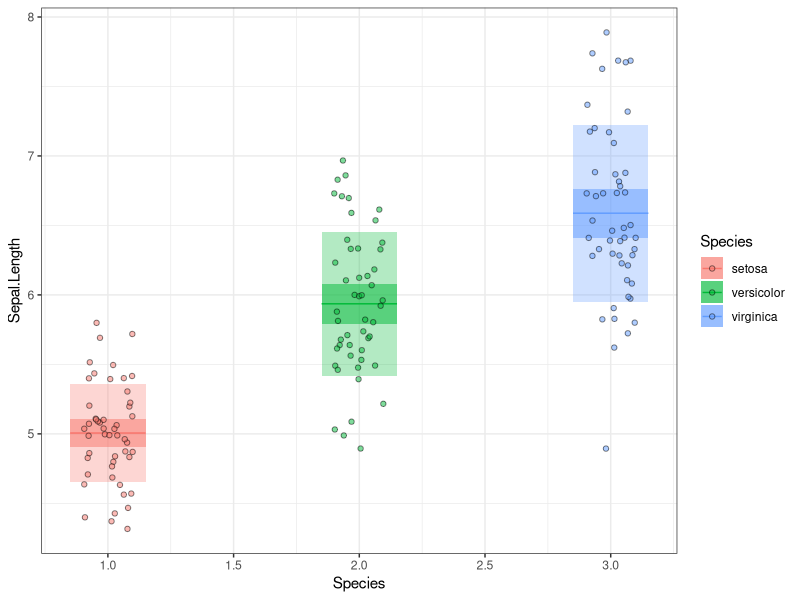
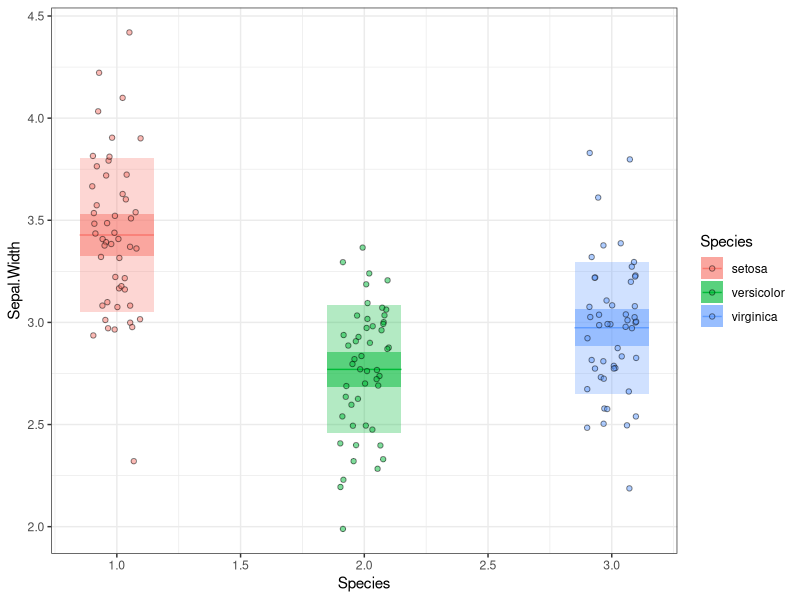

R code for these plots, in order:
# author: Denis O'Hora

# inspired by notBoxPlot by raacampbell
# https://github.com/raacampbell/notBoxPlot

# see also https://helenajambor.wordpress.com/2018/08/28/pick-n-mix-plots/

# Purpose
# An alternative to a box plot, where the focus is on showing raw
# data. Plots columns of y as different groups located at points
# along the x axis defined by the optional vector x. Points are
# layed over a 1.96 SEM (95# confidence interval) in dark colour and a 1 SD
# in lighter colour Raw data are jittered along x for clarity. This
# function is suited to displaying data that are normally distributed.
# Since, for instance, the SEM is meaningless if the data are bimodally
# distributed. 

notboxplot <- function(data, x, y, 
                       width = .15){
  require(ggplot2)
  data$points_x <- as.numeric(data[,x])
  data$points_y <- data[,y]
  
  # used ave instead of ddply (tricky to deal with x and y)
  data_summary <- data.frame(unique(data[,x]),
                        unique(ave(data[,y], data[,x])),
                        unique(ave(data[,y], data[,x], 
                                   FUN = function(x) sd(x) / sqrt(length(x)) * 1.96)),
                        unique(ave(data[,y], data[,x], 
                                   FUN = function(x) sd(x) )) 
                        )
  
  colnames(data_summary) = c( x, "mean", "CI", "sd")

  data_summary$mean_x <- as.numeric(data_summary[,x]) - width
  data_summary$mean_xend <- as.numeric(data_summary$Species) + width
  data_summary$mean_y <- data_summary$mean
  data_summary$mean_yend <- data_summary$mean
  
  data_summary$rect_xmin = as.numeric(data_summary$Species) - width
  data_summary$rect_xmax = as.numeric(data_summary$Species) + width
  
  data_summary$CI_ymin <- data_summary$mean - data_summary$CI
  data_summary$CI_ymax <- data_summary$mean + data_summary$CI

  data_summary$sd_ymin <- data_summary$mean - data_summary$sd
  data_summary$sd_ymax <- data_summary$mean + data_summary$sd
  
  # set up plot 
  hold_plot <- ggplot(data_summary) + theme_bw() +
    # mean
    geom_segment(aes_(x = ~mean_x,
                  xend = ~mean_xend,
                  y = ~mean_y,
                  yend = ~mean_yend,
                  colour = as.name(x) )
                 ) +
    # CI
    geom_rect(aes_(xmin = ~rect_xmin,
                  xmax = ~rect_xmax,
                  ymin = ~CI_ymin,
                  ymax = ~CI_ymax,
                  fill = as.name(x) ),
                  alpha = .5) +
    # SD
    geom_rect(aes_(xmin = ~rect_xmin,
                  xmax = ~rect_xmax,
                  ymin = ~sd_ymin,
                  ymax = ~sd_ymax,
                  fill = as.name(x) ),
                  alpha = .3 ) +

    geom_point(data = data,
               aes_(x = ~points_x, fill = as.name(x), y = ~points_y),
               shape = 21, alpha = 0.5, position = position_jitter(width = 0.1))
    
    # tidy the labels
    hold_plot <- hold_plot + labs(x = x, y = y) 
  
    return(hold_plot)
}

notboxplot(iris, x = "Species", y = "Sepal.Length")
nbp <- notboxplot(iris, x = "Species", y = "Sepal.Width")
nbp
